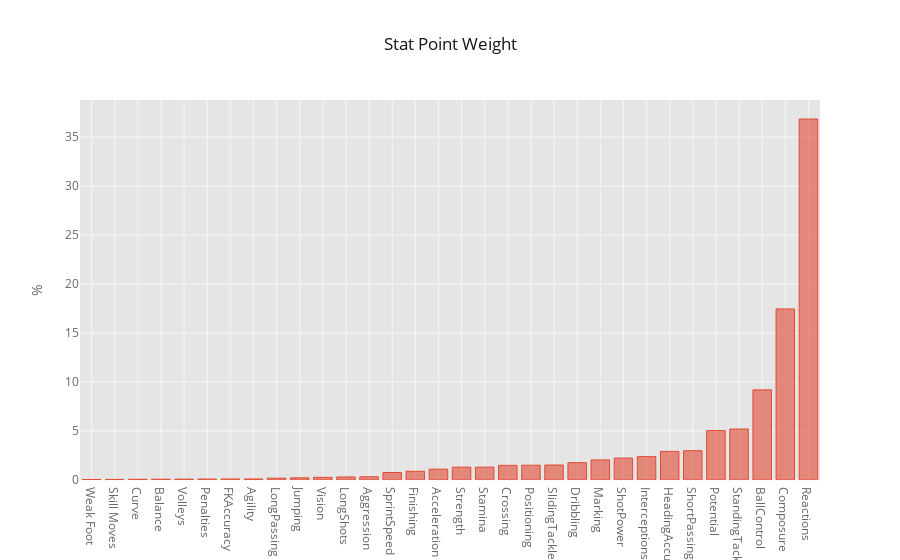

Notebook source saved alongside this figure:
### Markdown cell above
### Weight
* Assigned weights to stat points based on how much it affects overall rating

### Code cell
#Find which stat points most affect the overall rating
weights = pd.Series(100*regbgb.feature_importances_,index=X_train.columns).sort_values()
weights.iplot(kind='bar', yTitle='%', world_readable=True, title='Stat Point Weight')

### Figure 1 — Plotly figure (JSON) as saved in the notebook; plotly's stock layout.template omitted (floating-point values rounded to 4 significant figures)
{"data": [{"marker": {"color": "rgba(226, 74, 51, 0.6)", "line": {"color": "rgba(226, 74, 51, 1.0)", "width": 1}}, "name": "None", "orientation": "v", "text": "", "type": "bar", "uid": "59d7aa50-ed48-4449-b2f3-992e29cc8e48", "x": ["Weak Foot", "Skill Moves", "Curve", "Balance", "Volleys", "Penalties", "FKAccuracy", "Agility", "LongPassing", "Jumping", "Vision", "LongShots", "Aggression", "SprintSpeed", "Finishing", "Acceleration", "Strength", "Stamina", "Crossing", "Positioning", "SlidingTackle", "Dribbling", "Marking", "ShotPower", "Interceptions", "HeadingAccuracy", "ShortPassing", "Potential", "StandingTackle", "BallControl", "Composure", "Reactions"], "y": [0.05228, 0.05746, 0.07437, 0.07956, 0.08625, 0.09707, 0.103, 0.1069, 0.181, 0.2202, 0.2732, 0.3085, 0.3313, 0.7641, 0.8908, 1.108, 1.31, 1.312, 1.494, 1.508, 1.528, 1.769, 2.05, 2.237, 2.386, 2.919, 2.99, 5.047, 5.205, 9.201, 17.46, 36.85]}], "layout": {"legend": {"bgcolor": "#FFFFFF", "font": {"color": "#666666"}}, "paper_bgcolor": "#FFFFFF", "plot_bgcolor": "#E5E5E5", "title": {"font": {"color": "#151516"}, "text": "Stat Point Weight"}, "xaxis": {"gridcolor": "#F6F6F6", "showgrid": true, "tickfont": {"color": "#666666"}, "title": {"font": {"color": "#666666"}, "text": ""}, "zerolinecolor": "#F6F6F6"}, "yaxis": {"gridcolor": "#F6F6F6", "showgrid": true, "tickfont": {"color": "#666666"}, "title": {"font": {"color": "#666666"}, "text": "%"}, "zerolinecolor": "#F6F6F6"}}}
